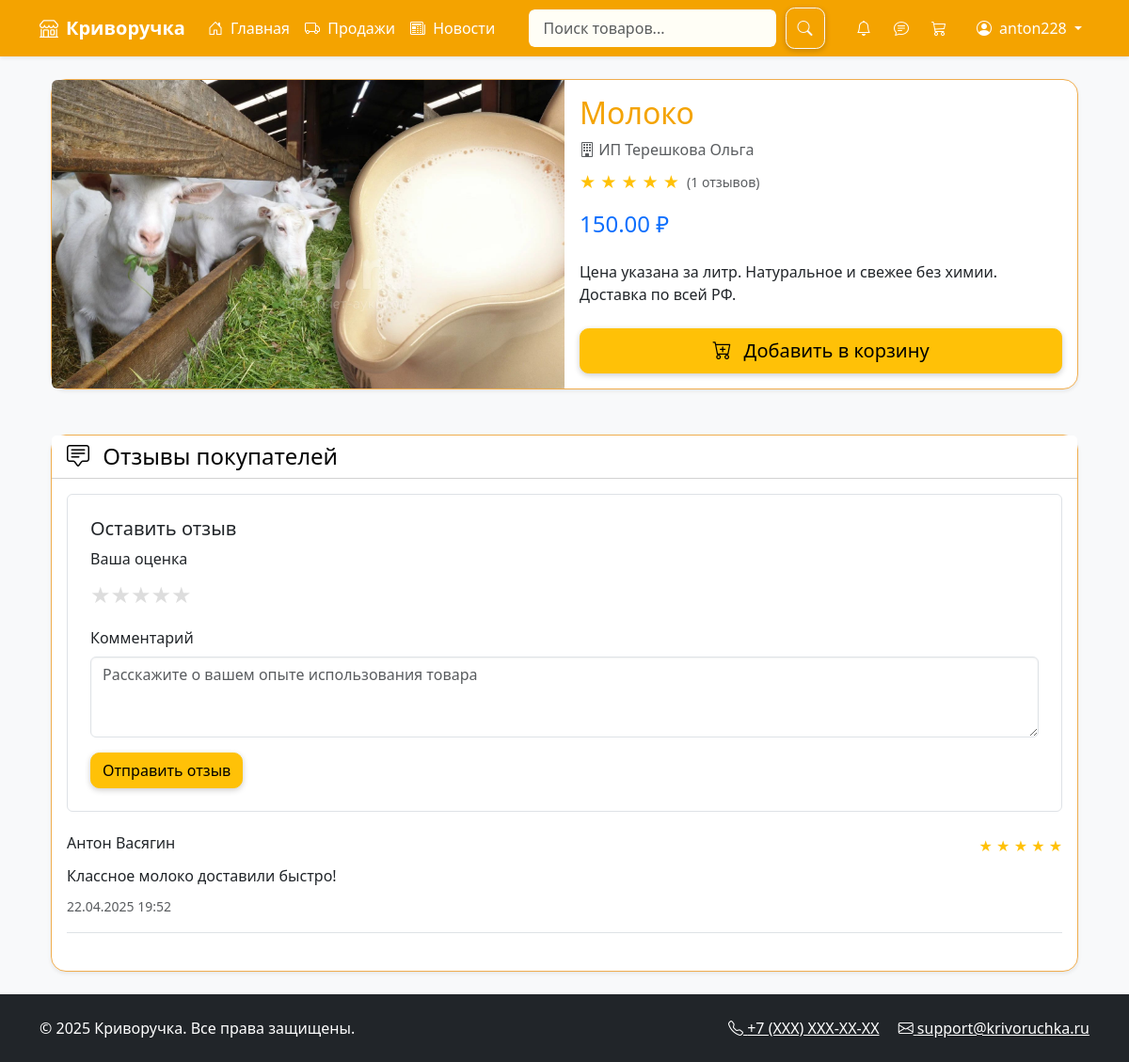
Page /product/2/ (signed in) on the committed database.
### marketplace/models.py (models this page shows, shortened)
class User(AbstractUser):
    phone = models.CharField(max_length=20, blank=True)
    avatar = models.ImageField(upload_to='avatars/', blank=True)
    middle_name = models.CharField(max_length=100, blank=True)
    bio = models.TextField(blank=True)
    address = models.TextField(blank=True)
    groups = models.ManyToManyField(
        'auth.Group',
        related_name="marketplace_user_groups",
        blank=True,
    )
    user_permissions = models.ManyToManyField(
        'auth.Permission',
        related_name="marketplace_user_permissions",
        blank=True,
    )

class Product(models.Model):
    seller = models.ForeignKey(User, on_delete=models.CASCADE)
    name = models.CharField(max_length=200)
    manufacturer = models.CharField(max_length=200)
    description = models.TextField()
    price = models.DecimalField(max_digits=10, decimal_places=2)
    image = models.ImageField(upload_to='products/')
    rating = models.FloatField(default=0)
    created_at = models.DateTimeField(auto_now_add=True)

class Review(models.Model):
    user = models.ForeignKey(User, on_delete=models.CASCADE)
    product = models.ForeignKey(Product, on_delete=models.CASCADE, related_name='reviews')
    rating = models.PositiveIntegerField()
    text = models.TextField()
    created_at = models.DateTimeField(auto_now_add=True)
    class Meta:
        unique_together = ['product', 'user']  # Один отзыв на товар от пользователя

### marketplace/views.py (the view)
# urls.py: path('product/<int:pk>/', views.product_detail, name='product_detail'),
@login_required
def product_detail(request, pk):
    product = get_object_or_404(Product, pk=pk)
    can_review = Order.objects.filter(
        user=request.user,
        order_items__product=product,
        status=Order.DELIVERED
    ).exists() and not Review.objects.filter(
        user=request.user,
        product=product
    ).exists()
    if request.method == 'POST' and can_review:
        form = ReviewForm(request.POST)
        if form.is_valid():
            review = form.save(commit=False)
            review.product = product
            review.user = request.user
            review.save()
            product.update_rating()
            messages.success(request, "Ваш отзыв успешно сохранён!")
            return redirect('product_detail', pk=product.pk)  # Обновление редиректа
    else:
        form = ReviewForm()
    return render(request, 'marketplace/product_detail.html', {
        'product': product,
        'form': form,
        'can_review': can_review,
        'user_review': Review.objects.filter(user=request.user, product=product).first()
    })

### marketplace/forms.py
class ReviewForm(forms.ModelForm):
    class Meta:
        model = Review
        fields = ['text', 'rating']

### marketplace/context_processors.py (called while the page is built)
def unread_notifications(request):
    if request.user.is_authenticated:
        return {
            'unread_count': request.user.notifications.filter(is_read=False).count()
        }
    return {}

def unread_chats(request):
    if not request.user.is_authenticated:
        return {}
    unread_count = Message.objects.filter(
        chat__order__order_items__seller=request.user,
        is_read=False
    ).exclude(
        sender=request.user
    ).count()
    return {'unread_chats_count': unread_count}

### marketplace/views.py (called while the page is built)
def base_context(request):
    if request.user.is_authenticated:
        return {'cart_items_count': Cart.objects.filter(user=request.user).count()}
    return {}

### templates/marketplace/product_detail.html (shortened to what this page needs)
{% extends 'marketplace/base.html' %}
{% load static %}
{% block content %}
<div class="container mt-4">
    <div class="card shadow-sm mb-5">
        <div class="row g-0">
            <div class="col-md-6">
                <img src="{{ product.image.url }}" class="img-fluid rounded-start" style="height: 100%; object-fit: cover;" alt="{{ product.name }}">
            </div>
            <div class="col-md-6">
                <div class="card-body">
                    <h2 class="card-title">{{ product.name }}</h2>
                    <p class="text-muted mb-2">
                        <i class="bi bi-building"></i> {{ product.manufacturer }}
                    </p>
                    <div class="d-flex align-items-center mb-3">
                        <div class="rating-stars text-warning me-2">
                            {% for i in "12345" %}
                                {% if forloop.counter <= product.rating %}★{% else %}☆{% endif %}
                            {% endfor %}
                        </div>
                        <small class="text-muted">({{ product.reviews.count }} отзывов)</small>
                    </div>
                    <h4 class="text-primary mb-4">{{ product.price }} ₽</h4>
                    <p class="card-text">{{ product.description }}</p>
                    <form action="{% url 'add_to_cart' product.id %}" method="post" class="mt-4">
                        <button type="submit" class="btn btn-primary btn-lg w-100">
                            <i class="bi bi-cart-plus me-2"></i> Добавить в корзину
                        </button>
                    </form>
                </div>
            </div>
        </div>
    </div>
    <div class="card shadow-sm">
        <div class="card-header bg-white">
            <h4 class="mb-0">
                <i class="bi bi-chat-square-text me-2"></i>
                Отзывы покупателей
            </h4>
        </div>
        <div class="card-body">
            {% if user_review %}
            <div class="alert alert-success mb-4">
                <div class="d-flex justify-content-between align-items-center">
                    <div>
                        <i class="bi bi-check-circle-fill me-2"></i>
                        Вы уже оставили отзыв на этот товар
                    </div>
                    <div class="text-warning">
                        {% for i in "12345" %}
                            {% if forloop.counter <= user_review.rating %}★{% else %}☆{% endif %}
                        {% endfor %}
                    </div>
                </div>
            </div>
            {% elif can_review %}
            <div class="border p-4 rounded mb-4">
                <h5>Оставить отзыв</h5>
                <form method="post">
                    <div class="mb-3">
                        <label class="form-label">Ваша оценка</label>
                        <div class="rating">
                            {% for i in "54321" %}
                                <label for="star{{ i }}">★</label>
                            {% endfor %}
                        </div>
                    </div>
                    <div class="mb-3">
                        <label class="form-label">Комментарий</label>
                        <textarea name="text" class="form-control" rows="3"
                                  placeholder="Расскажите о вашем опыте использования товара">{{ form.text.value|default:'' }}</textarea>
                    </div>
                    <button type="submit" class="btn btn-primary">Отправить отзыв</button>
                </form>
            </div>
            {% elif request.user.is_authenticated %}
            <div class="alert alert-info">
                <i class="bi bi-info-circle me-2"></i>
                Вы можете оставить отзыв после получения товара
            </div>
            {% endif %}
            {% if product.reviews.all %}
            <div class="mt-4">
                {% for review in product.reviews.all %}
                <div class="mb-4 pb-3 border-bottom">
                    <div class="d-flex justify-content-between mb-2">
                        <h6 class="mb-0">{{ review.user.get_full_name|default:review.user.username }}</h6>
                        <div class="text-warning">
                            {% for i in "12345" %}
                                {% if forloop.counter <= review.rating %}★{% else %}☆{% endif %}
                            {% endfor %}
                        </div>
                    </div>
                    <p class="mb-2">{{ review.text }}</p>
                    <small class="text-muted">{{ review.created_at|date:"d.m.Y H:i" }}</small>
                </div>
                {% endfor %}
            </div>
            {% else %}
            <div class="alert alert-info">
                <i class="bi bi-info-circle me-2"></i>
                У этого товара пока нет отзывов
            </div>
            {% endif %}
        </div>
    </div>
</div>
{% endblock %}

### templates/marketplace/base.html (shortened to what this page needs)
<!DOCTYPE html>
<html lang="ru">
{% load custom_filters %}
{% load seller_tags %}
<head>
    <link href="https://cdn.jsdelivr.net/npm/bootstrap@5.3.2/dist/css/bootstrap.min.css" rel="stylesheet">
    <link rel="stylesheet" href="https://cdn.jsdelivr.net/npm/bootstrap-icons@1.11.3/font/bootstrap-icons.min.css">
    <link href="/static/css/style.css" rel="stylesheet">
</head>
<body class="d-flex flex-column min-vh-100 bg-light">
    <nav class="navbar navbar-expand-lg navbar-dark bg-primary shadow-sm position-relative">
        <div class="container">
            <a class="navbar-brand fw-bold" href="{% url 'home' %}">
                <i class="bi bi-shop me-2"></i>Криворучка
            </a>
            <div class="collapse navbar-collapse" id="mainNavbar">
                <ul class="navbar-nav me-auto mb-2 mb-lg-0">
                    <li class="nav-item">
                        <a class="nav-link" href="{% url 'home' %}">
                            <i class="bi bi-house-door me-1"></i> Главная
                        </a>
                    </li>
                    {% if user.is_authenticated %}
                    <li class="nav-item">
                        <a class="nav-link" href="{% url 'seller_orders' %}">
                            <i class="bi bi-truck me-1"></i> Продажи
                        </a>
                    </li>
                    <li class="nav-item">
                        <a class="nav-link" href="{% url 'news_list' %}">
                            <i class="bi bi-newspaper me-1"></i> Новости
                        </a>
                    </li>
                    {% endif %}
                </ul>
                <form method="get" action="{% url 'search_results' %}" class="d-flex position-relative">
    <input type="text"
           id="search-input"
           name="q"
           class="form-control me-2"
           placeholder="Поиск товаров..."
           autocomplete="off"
           aria-label="Поиск товаров">
    <button type="submit" class="btn btn-outline-light">
        <i class="bi bi-search"></i>
    </button>
</form>
                <ul class="navbar-nav ms-auto mb-2 mb-lg-0">
                    {% if user.is_authenticated %}
                    <li class="nav-item me-2">
                        <a class="nav-link position-relative" href="{% url 'notifications' %}">
                            <i class="bi bi-bell"></i>
                        </a>
                    </li>
{% if user.is_authenticated %}
<li class="nav-item me-2">
    <a href="{% url 'seller_chats' %}" class="nav-link position-relative">
    <i class="bi bi-chat-text"></i>
</a>
</li>
{% endif %}
                    <li class="nav-item me-3">
                        <a class="nav-link position-relative" href="{% url 'cart' %}">
                            <i class="bi bi-cart3"></i>
                        </a>
                    </li>
                    <li class="nav-item dropdown">
                        <a class="nav-link dropdown-toggle" href="#" id="userDropdown" role="button" data-bs-toggle="dropdown">
                            <i class="bi bi-person-circle me-1"></i> {{ user.username }}
                        </a>
                    </li>
                    {% endif %}
                </ul>
            </div>
        </div>
    </nav>
    <main class="flex-grow-1">
        <div class="container my-4">
            {% block content %}{% endblock %}
        </div>
    </main>
    <footer class="bg-dark text-white py-4 mt-auto">
        <div class="container">
            <div class="row">
                <div class="col-md-6 text-center text-md-start">
                    <p class="mb-0">&copy; {% now "Y" %} Криворучка. Все права защищены.</p>
                </div>
                <div class="col-md-6 text-center text-md-end">
                    <a href="#" class="text-white me-3"><i class="bi bi-telephone"></i> +7 (XXX) XXX-XX-XX</a>
                    <a href="#" class="text-white"><i class="bi bi-envelope"></i> support@krivoruchka.ru</a>
                </div>
            </div>
        </div>
    </footer>
</body>
</html>

### static/css/style.css (style rules this page uses)
:root { --primary-color: #f4a300; --secondary-color: #ffc107; --accent-color: #ffdd57; --text-color: #212121; --bg-color: #fffbe6; --card-bg: #ffffff; --border-color: #f0ad4e; }
body { background-color: var(--bg-color); color: var(--text-color); font-family: 'Segoe UI', sans-serif; }
.navbar { background-color: var(--primary-color) !important; }
.navbar .nav-link { color: white !important; }
.btn-primary { background-color: var(--secondary-color); border-color: var(--secondary-color); color: #000; }
.card { background-color: var(--card-bg); border: 1px solid var(--border-color); border-radius: 10px; }
.card-title { color: var(--primary-color); }
.card-header { background-color: var(--accent-color); color: #000; font-weight: bold; }
.rating-stars { font-size: 1.2rem; }
a { color: var(--primary-color); }
#search-input { border: 2px solid var(--primary-color); }
body, .card, .btn, input, textarea, select { transition: all 0.3s ease-in-out; }
.card { box-shadow: 0 4px 10px rgba(0, 0, 0, 0.12); border-radius: 1rem; animation: fadeInUp 0.6s ease both; }
.btn { box-shadow: 0 2px 6px rgba(0, 0, 0, 0.2); border-radius: 0.6rem; }
input[type="text"], input[type="email"], input[type="password"], textarea, select { border-radius: 0.5rem; border: 1px solid #e0a800; padding: 0.5rem 1rem; background-color: #fffef6; box-shadow: inset 0 1px 2px rgba(0,0,0,0.05); }
.navbar { animation: fadeIn 0.5s ease both; }

### templates/marketplace/product_detail.html (style rules this page uses)
.rating { display: flex; flex-direction: row-reverse; justify-content: flex-end; }
.rating > label { font-size: 1.5rem; color: #ddd; cursor: pointer; }

### rows in the picture
User: username "anton228"
Product: image (picture), name "Молоко", manufacturer "ИП Терешкова Ольга", rating 5 (drawn), reviews.count "1", price "150.00", description "Цена указана за литр. Натуральное и свежее без химии. Доставка по всей РФ."
Review: user.get_full_name "Антон Васягин", rating 5 (drawn), text "Классное молоко доставили быстро!", created_at "22.04.2025 19:52"
